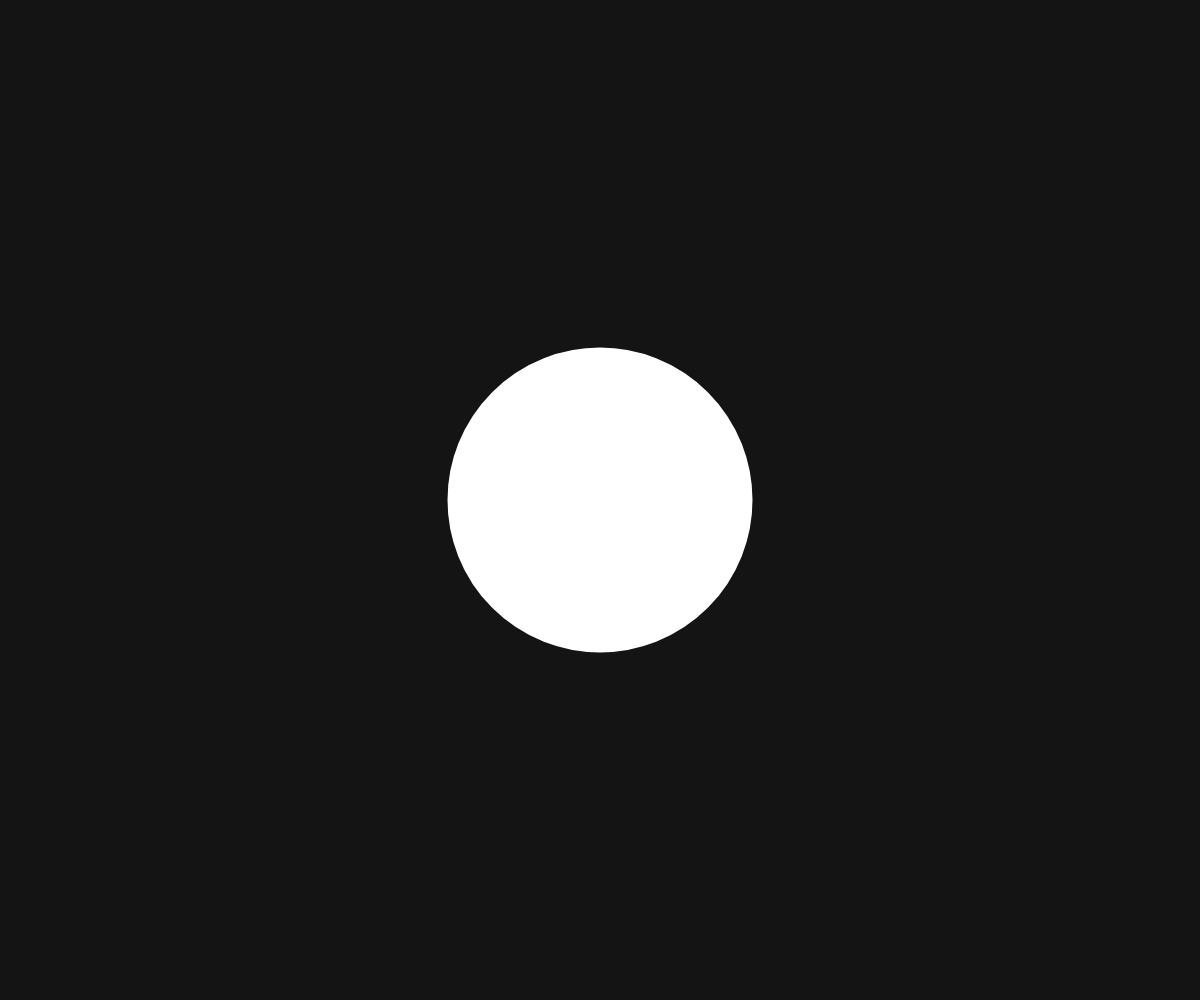
Frame 1 (no input)
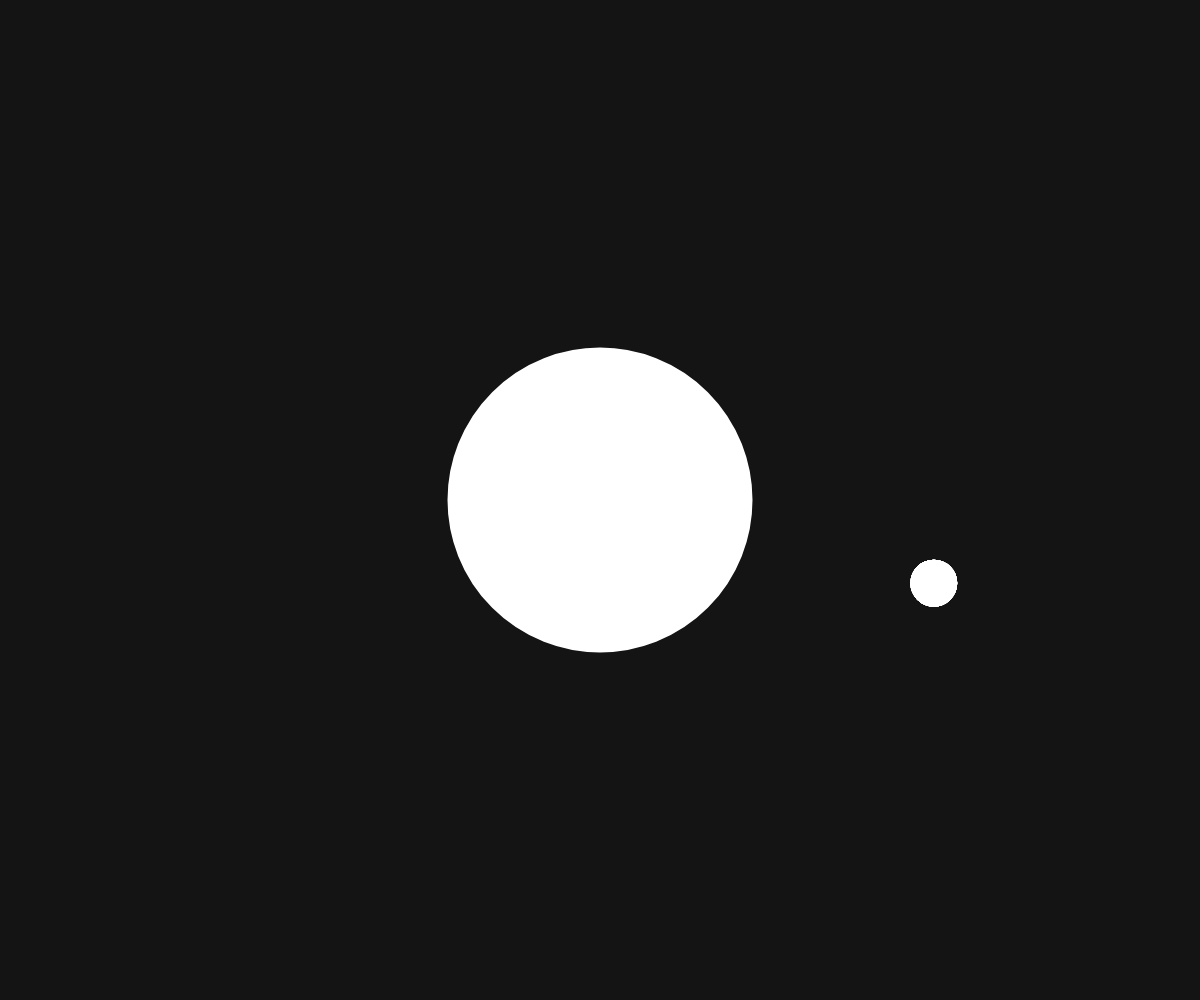
Frame 60 (no input)
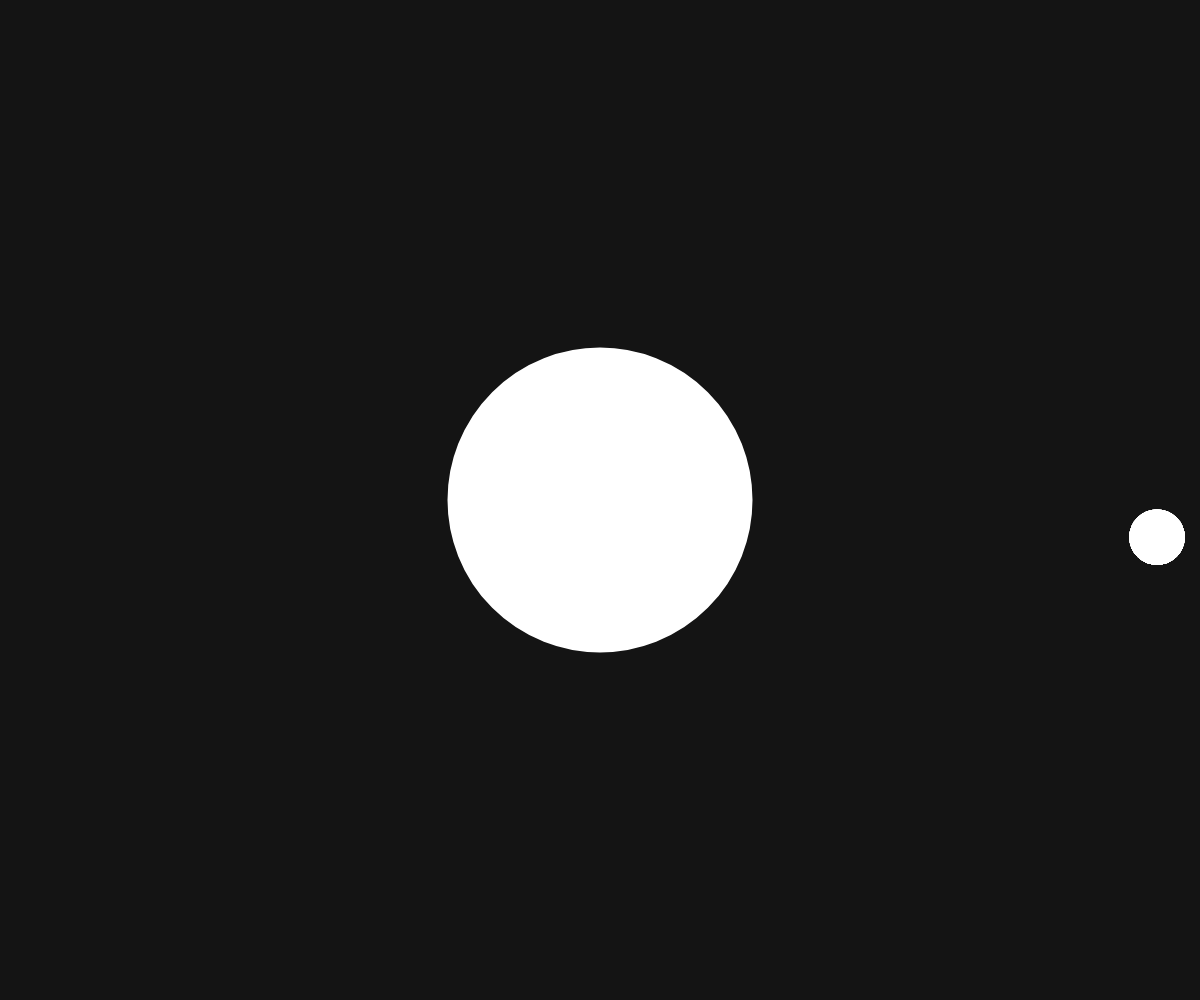
Frame 120 (the mouse pressed at the canvas centre since frame 60)

The p5.js sketch that drew these frames (run headless with seeded random() and noise() and a simulated clock; from frame 60 on, the mouse is pressed at the canvas centre):

// p5.js sketch
// ── sketch.js
let t = 0;
let num = 10;
let sZ;

function setup() {
  createCanvas(windowWidth, windowHeight);
  //background(20);
}

function draw() {
  background(20);
  stroke(255);
  strokeWeight(5);
  translate(width/2, height/2);
  circle(0,0, 300);
  //draw faint fractal in bg
  //add some more planet orbits
  //increment/change central planet somehow- look at generative sketch

for (let i =0; i<num; i++){
  //line(x1(t+i),y1(t+i),x2(t+i),y2(t+i));
  // point(x1(t),y1(t));
  // point(x2(t),y2(t));
  sZ = map(x2(t), 0, width, 25, 100);
  circle(x1(t),y1(t),sZ);
  console.log(sZ);
}
  t+=0.1;

}

//big oval loop path
function x1(t){
  return sin(t/10) *(width/2);
}
function y1(t){
  return cos(t/10) *100;
}

function x2(t){
  return sin(t/10)*(width/3) + sin(t/5)*50;
}

function y2(t){
  return cos(t/20) *(height/3) + cos(t/5)*50;
}
